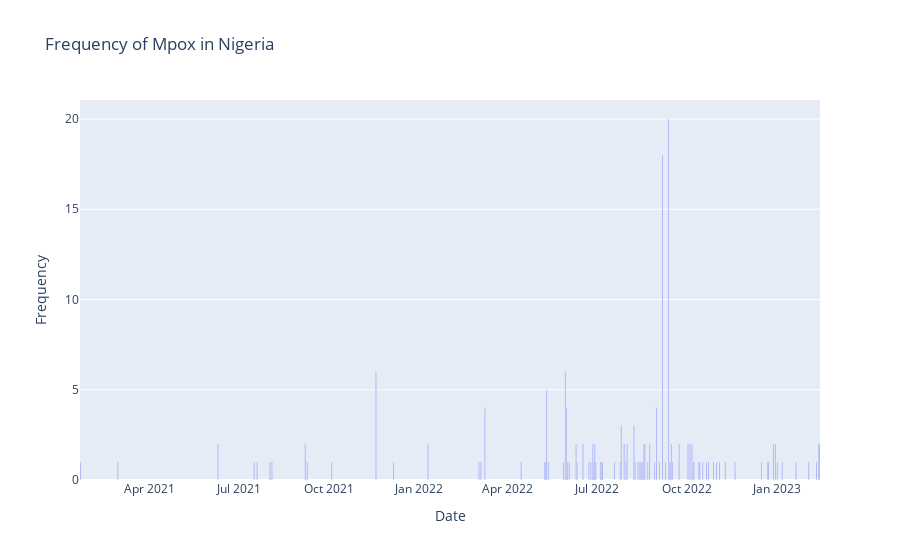

The cell this chart's notebook holds for it:
### Code cell
plot_country_disease('Nigeria','Mpox')
